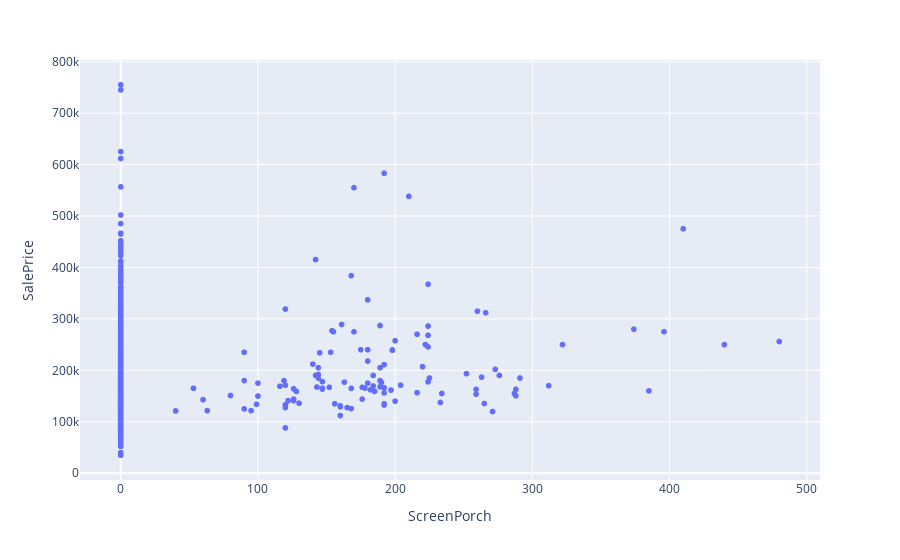

The code cell stored with this chart in its notebook:
### Code cell
px.scatter(prices_df,x = 'ScreenPorch' , y='SalePrice')

### Figure 1 — Plotly figure (JSON) as saved in the notebook; plotly's stock layout.template omitted (floating-point values rounded to 4 significant figures; data arrays with more than 128 entries replaced by an {"elided": "..."} marker saying what was removed)
{"data": [{"hovertemplate": "ScreenPorch=%{x}<br>SalePrice=%{y}<extra></extra>", "legendgroup": "", "marker": {"color": "#636efa", "symbol": "circle"}, "mode": "markers", "name": "", "showlegend": false, "type": "scattergl", "x": {"elided": "1460 int values"}, "xaxis": "x", "y": {"elided": "1460 int values"}, "yaxis": "y"}], "layout": {"legend": {"tracegroupgap": 0}, "margin": {"t": 60}, "xaxis": {"anchor": "y", "domain": [0, 1], "title": {"text": "ScreenPorch"}}, "yaxis": {"anchor": "x", "domain": [0, 1], "title": {"text": "SalePrice"}}}}
